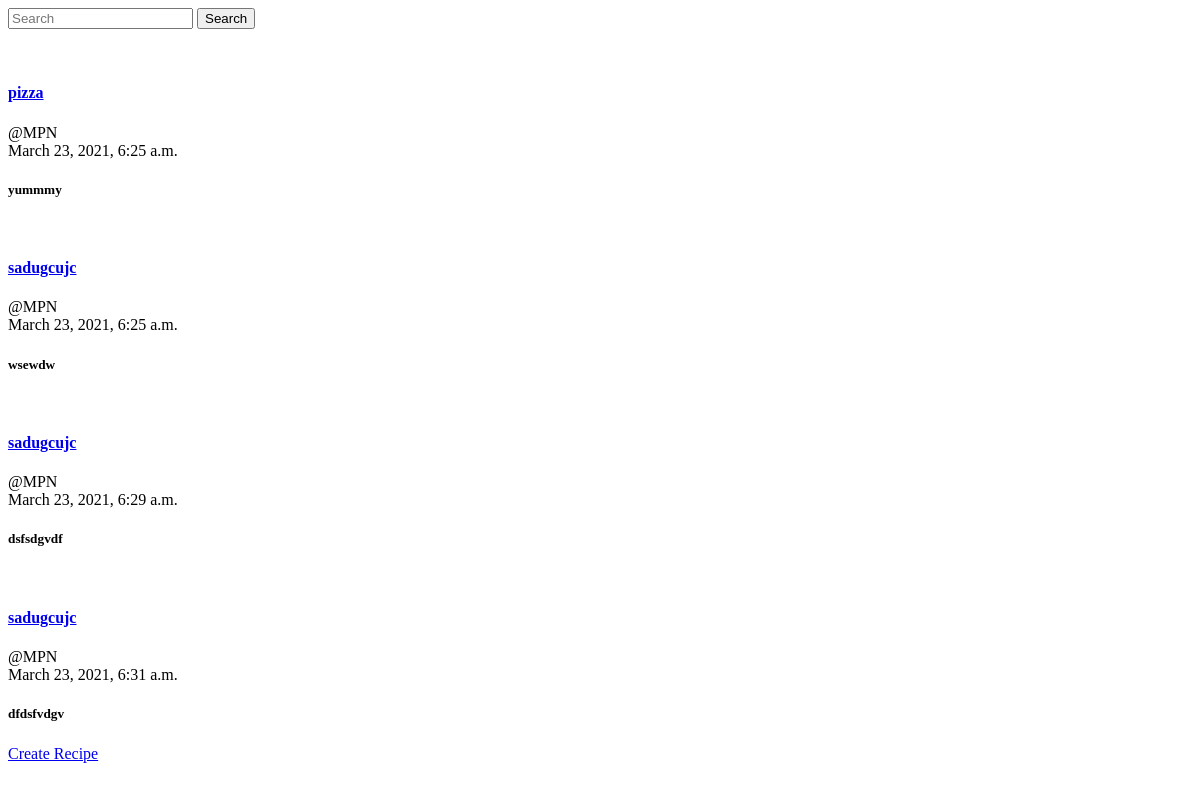
/recipepost/ (signed in), run on an earlier commit of the app's database.
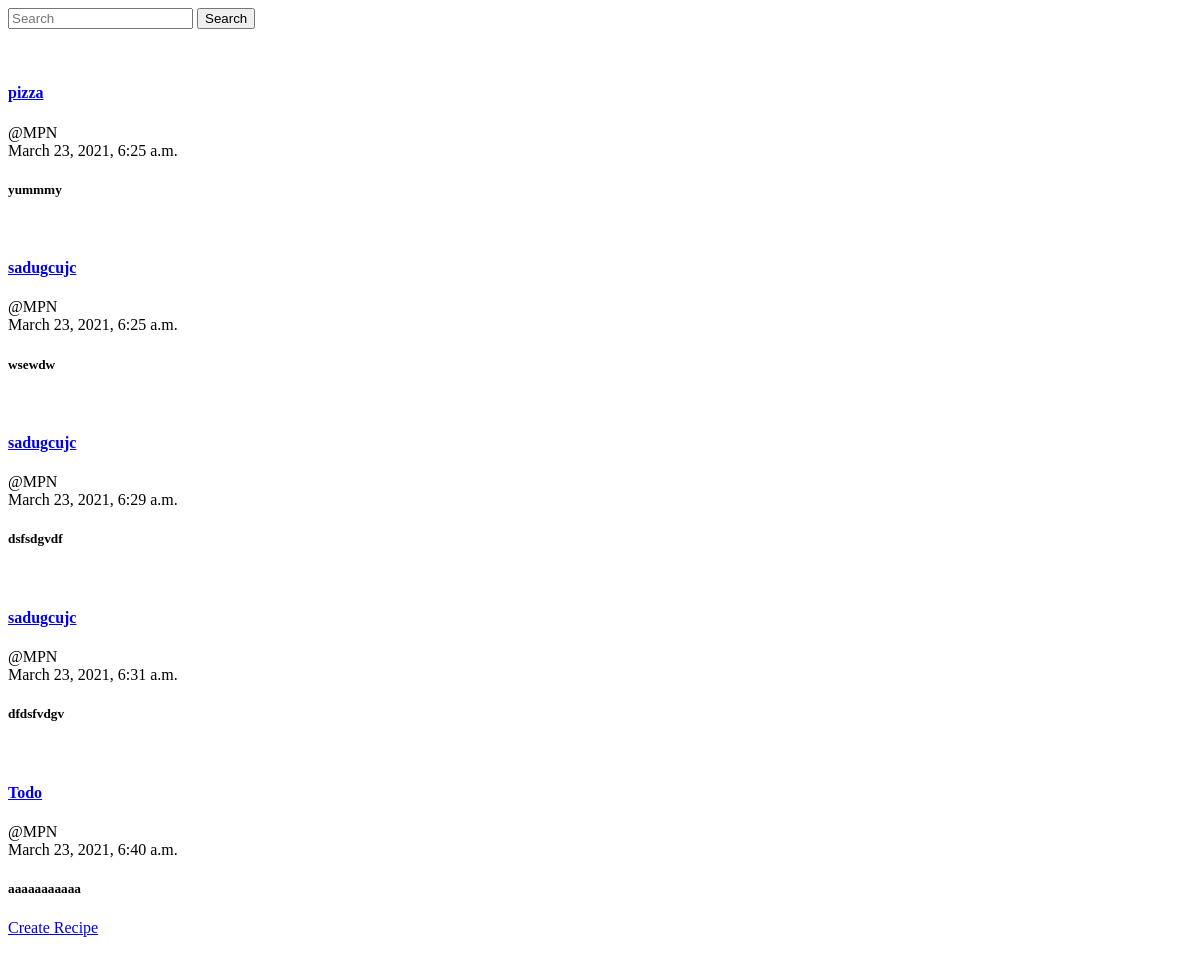
And on a later commit of the database.
### recipepost/models.py (models this page shows, shortened)
class Recipepost(models.Model):
    sno=models.AutoField(primary_key=True)
    title = models.CharField(max_length=100)
    recipe = models.TextField()
    photos = models.ImageField(default="p1.png",upload_to="images2/%y",null=True, blank=True)
    date_created = models.DateTimeField(default=now)
    user = models.ForeignKey(User,on_delete=models.CASCADE)

### recipepost/views.py (the view)
# urls.py: path('recipepost/', include('recipepost.urls')),
@login_required
def recipepost(request):
    form = Recipepost.objects.all()
    return render(request,'recipepost/recipepost.html', {'form':form})

### recipepost/templates/recipepost/recipepost.html
<form method="GET" action="{% url 'search' %}" >
    <input type="search" placeholder="Search" aeia-label="search" name="query" id="query">
    <button type="submit">Search</button>
</form>
{% for i in form %}
<div class="jumbotron text-center">
<a href="{% url 'dpost' i.sno %}"><br><h4>{{ i.title|safe|truncatechars:50 }}</h4></a>
@{{ i.user }}<br>{{ i.date_created }}
<h5>{{ i.recipe|safe|truncatechars:100 }}</h5>
</div>
{% endfor %}
<div class="jumbotron text-center">
    <div class="btn-group btn-group-lg ">
    <a href="{% url 'cpost' %}" class="btn btn-dark"> Create Recipe</a>
<br>
<br>
</div>

What changed in the data, as far as the page shows it:
added Recipepost: title "Todo", user "MPN", date_created "March 23, 2021, 6:40 a.m.", recipe "aaaaaaaaaaa"
